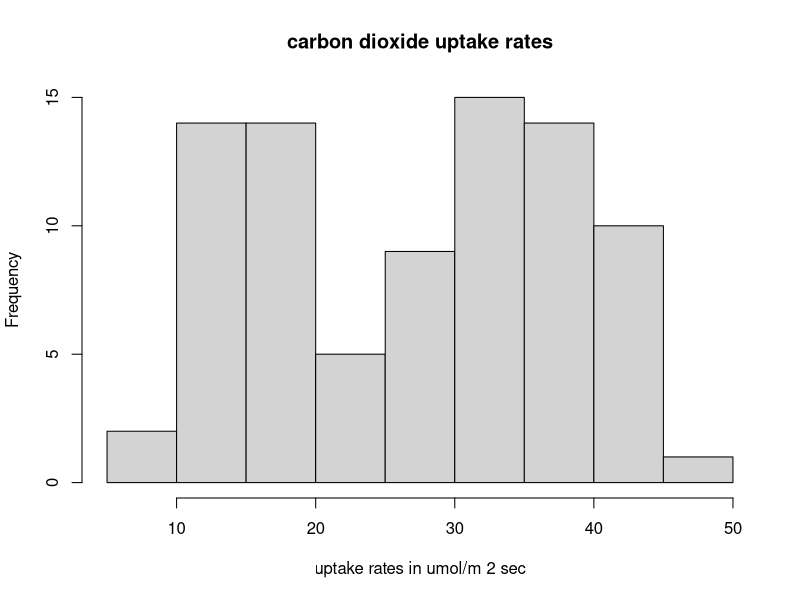
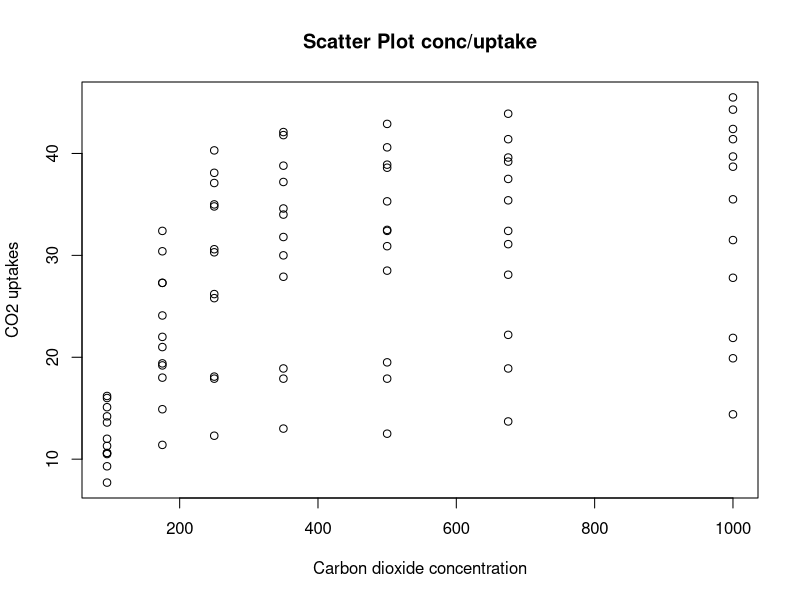
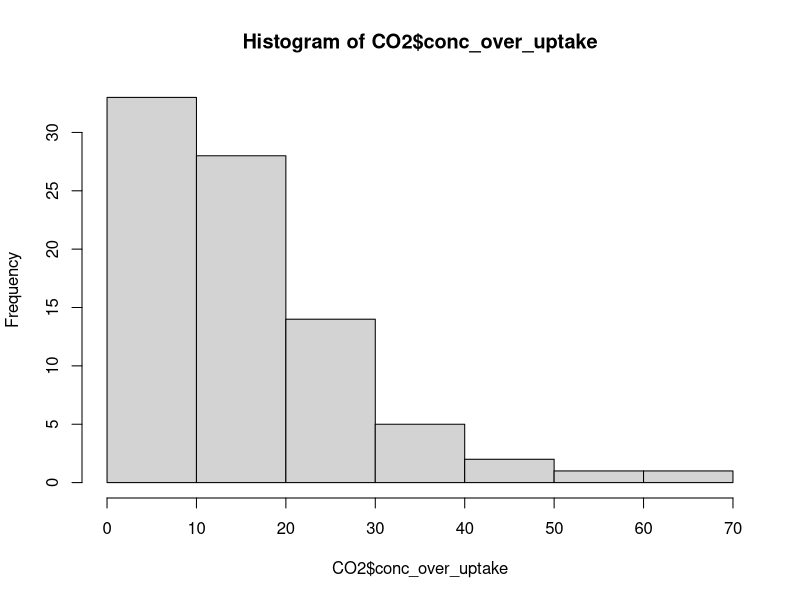
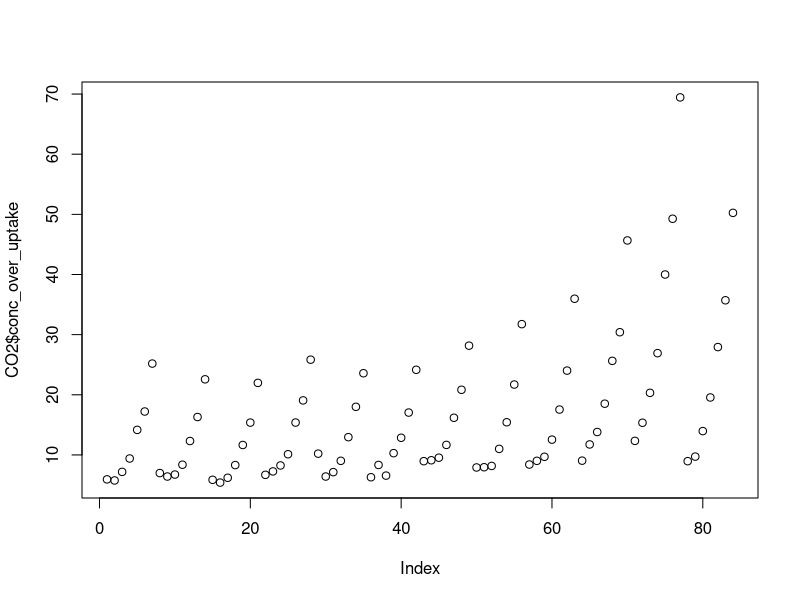

R code for these plots, in order:
##############################################
#Hertie School of Governance - Fall 2014
#Collaborative Social Science Data Analysis
##############################################

##############################################
#Assignment 1 - 25 September 2014
#Rose Camille Vincent, Federico Colombo-Ercole
#Database 2
##############################################

# Dataset "C02" uploaded
data(CO2)

# We took a look at the data description for 
# the dataset CO2
?CO2

# Variables' names and values
names(CO2)
head(CO2)

# Exploration of variables by using the summary function
summary(CO2$Plant)
summary(CO2$Treatment)
summary(CO2$conc)
summary(CO2$uptake)

# We focused on variable "uptake"
hist(CO2$uptake,
     main = 'carbon dioxide uptake rates',
     xlab = 'uptake rates in umol/m 2 sec')
     
# We then looked at the joint distribution between variables 
# conc and uptake

plot(CO2$conc, CO2$uptake,
     main = 'Scatter Plot conc/uptake',
     xlab = 'Carbon dioxide concentration',
     ylab = 'CO2 uptakes')

# We created a new variable called conc_over_uptake, equal to 
# the ratio between variable conc and variable uptake
CO2$conc_over_uptake <- CO2$conc/CO2$uptake
summary(CO2$conc_over_uptake)
median(CO2$conc_over_uptake)
hist(CO2$conc_over_uptake)
plot(CO2$conc_over_uptake)

